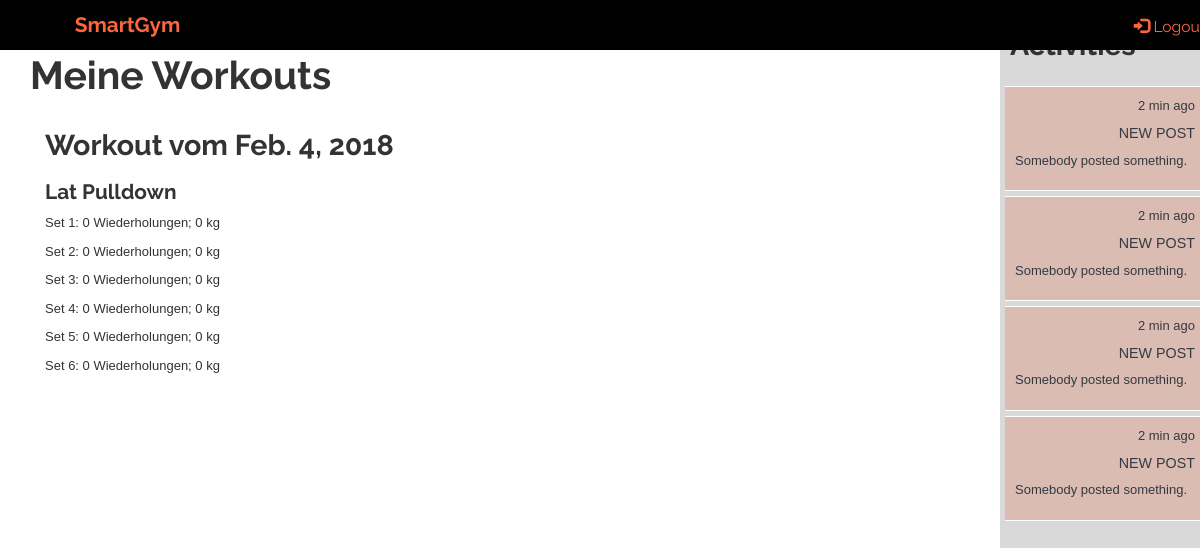
Before: /tracker/training_units/1 (signed in) with the older database file.
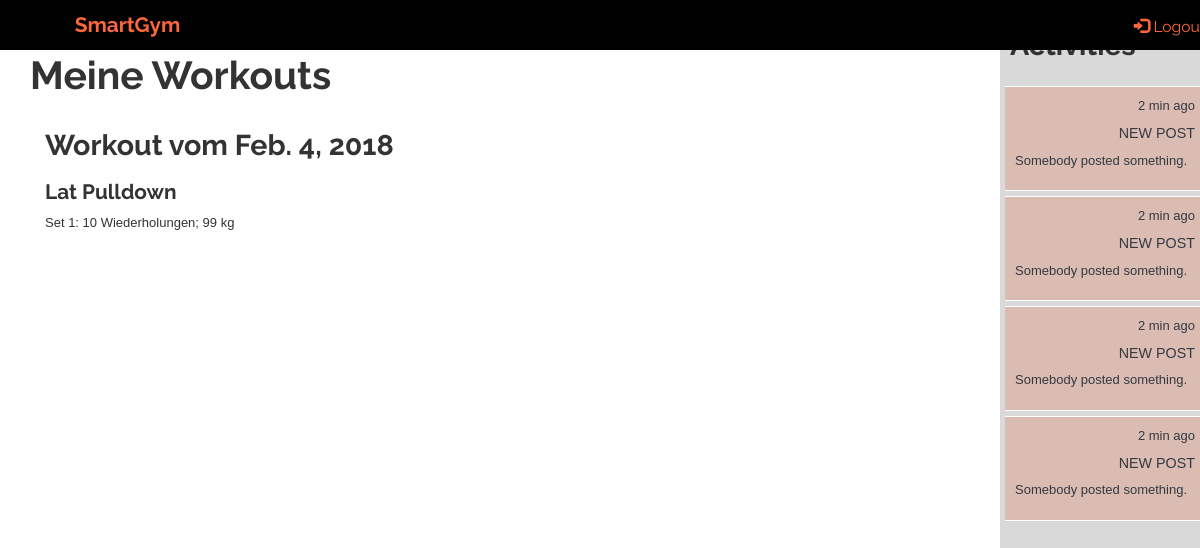
After: the same page with the newer database file.
### tracker/models.py (models this page shows, shortened)
class TrainUnit(models.Model, LoginRequiredMixin):
    login_url = '/login/'
    id = models.UUIDField(primary_key=True, default=uuid.uuid4)
    start_time_date = models.DateTimeField(null=False, blank=False)
    end_time_date = models.DateTimeField(null=False, blank=False)
    date = models.DateField(null=False, blank=False)
    user = models.ForeignKey(UserProfile, on_delete=models.CASCADE)
    exercise_units = models.ManyToManyField('ExerciseUnit', related_name='+', blank=True)

class ExerciseUnit(models.Model):
    id = models.UUIDField(primary_key=True, default=uuid.uuid4)
    time_date = models.DateTimeField(null=False, blank=False)
    train_unit = models.ForeignKey(TrainUnit, on_delete=models.CASCADE)
    exercise = models.ForeignKey(Exercise, on_delete=models.CASCADE)

class Exercise(models.Model):
    name = models.CharField(max_length=100, primary_key=True)
    description = models.CharField(max_length=1000, help_text="Insert short description here.")
    muscles = models.ManyToManyField('Muscle', help_text="Muscles trained by the exercise.")
    equipment_machine = models.ManyToManyField('Equipment', help_text="Necessary equipment for the exercise.", blank=True)
    def __str__(self):
        return self.name

class Set(models.Model):
    id = models.UUIDField(primary_key=True, default=uuid.uuid4)
    date_time = models.DateTimeField(default=timezone.now, null=False, blank=False)
    exercise_unit = models.ForeignKey(ExerciseUnit, on_delete=models.CASCADE)
    repetitions = models.IntegerField(blank=False)
    weight = models.IntegerField(blank=False)

### tracker/views.py (the view)
# urls.py: url(r'^training_units/(?P<pk>\d+)$', views.TrainingUnitsList.as_view(), name='training_units'),
class TrainingUnitsList(LoginRequiredMixin, generic.ListView):
    model = TrainUnit
    context_object_name = 'training_units'
    template_name = 'tracker/User/training_units.html'
    def get_context_data(self, **kwargs):
        context = super().get_context_data(**kwargs)
        context['base_template'] = 'tracker/User/user_tracker_base.html'
        return context
    def get_queryset(self):
        return TrainUnit.objects.filter(user=self.request.user.userprofile)

### tracker/templates/tracker/User/training_units.html (shortened to what this page needs)
{% extends base_template %}
{% block extra_head %}
{% load static %}
<link rel="stylesheet" href="{% static 'css/style.css' %}">
{% endblock %}
{% block site_content %}
<div class="container background-col">
    <div class="row full-height">
        <div class="col-xs-12 col-sm-12 col-md-12 col-lg-12 padding-0">
            <div class="row row-eq-height">
                <h1>Meine Workouts</h1>
            </div>
        </div>
        <div class="col-xs-12 col-sm-12 col-md-12 col-lg-12">
            {% for train_unit in training_units %}
                <div class="row">
                    <h2>Workout vom {{ train_unit.date }}</h2>
                    {% for exercise_unit in train_unit.exercise_units.all %}
                        <h3>{{ exercise_unit.exercise }}</h3>
                        {% for set in exercise_unit.set_set.all %}
                            <p>Set {{ forloop.counter }}: {{ set.repetitions }} Wiederholungen; {{ set.weight }} kg</p>
                        {% endfor %}
                    {% endfor %}
                </div>
            {% endfor %}
        </div>
    </div>
</div>
{% endblock %}

### tracker/templates/tracker/User/user_tracker_base.html (shortened to what this page needs)
{% extends "tracker/tracker_base.html" %}

### tracker/templates/tracker/tracker_base.html (shortened to what this page needs)
<!DOCTYPE html>
<html lang="en">
<head>
  <link rel="stylesheet" href="https://maxcdn.bootstrapcdn.com/bootstrap/3.3.7/css/bootstrap.min.css">
  {% load static %}
  <link rel="stylesheet" href="{% static 'tracker/css/tracker_style.css' %}">
  {% block extra_head %}
  {% endblock %}
</head>
<body>
    <div id="w">
        <div id="header-wrapper">
            <nav class="navbar navbar-fixed-top">
                <div class="container-fluid" id="header-container">
                    <div class="navbar-header">
                        <a class="navbar-brand" href="/tracker/">SmartGym</a>
                    </div>
                    {% if user.is_authenticated %}
                    <div class="nav navbar-nav navbar-right">
                        <a href="{% url 'logout'%}?next={{request.path}}"><span class="glyphicon glyphicon-log-in"></span> Logout</a>
                    </div>
                    {% endif %}
                </div>
            </nav>
        </div>
        <div id="toggle-wrapper" class="container-fluid">
        <div id="page-content-wrapper">
            <div class="container-fluid">
                <div class="row" id="page-row">
                    <div class="col-xs-12 col-sm-12 col-md-9 col-lg-10" id="content">
                            <a href="#menu-toggle" class="btn btn-secondary" id="menu-toggle">Toggle Menu</a>
                            {% block site_content %}
                            {% endblock %}
                    </div>
                    <div class="hidden-xs hidden-sm col-md-3 col-lg-2 full-height" id="activity-bar">
                        <div class="activity-header">
                            <h2>Activities</h2>
                        </div>
                        <div class="activities">
                            <div class="activity">
                                <div class="activity-log">
                                    <p>2 min ago</p>
                                </div>
                                <div class="activity-content">
                                    <h5>new post</h5>
                                    <p>Somebody posted something.</p>
                                </div>
                            </div>
                            <div class="activity">
                                <div class="activity-log">
                                    <p>2 min ago</p>
                                </div>
                                <div class="activity-content">
                                    <h5>new post</h5>
                                    <p>Somebody posted something.</p>
                                </div>
                            </div>
                            <div class="activity">
                                <div class="activity-log">
                                    <p>2 min ago</p>
                                </div>
                                <div class="activity-content">
                                    <h5>new post</h5>
                                    <p>Somebody posted something.</p>
                                </div>
                            </div>
                            <div class="activity">
                                <div class="activity-log">
                                    <p>2 min ago</p>
                                </div>
                                <div class="activity-content">
                                    <h5>new post</h5>
                                    <p>Somebody posted something.</p>
                                </div>
                            </div>
                        </div>
                    </div>
                </div>
            </div>
        </div>
    </div>
    </div>
    {% load static %}
</body>
</html>

### tracker/static/tracker/css/tracker_style.css (style rules this page uses)
html, body { height: 100%; min-height: 100%; width: 100%; min-width: 100%; margin: 0px; max-width: 100%; padding: 0px; font-family: TrajanPro-Regular, 'Lucida Grande', sans-serif; overflow-x: hidden; }
h2 { font-size: 2.0rem; }
body { padding-top: 50px; }
@media only screen and (min-width: 701px) and (max-width: 1280px) { html, body { font-size: 13px; } }
#toggle-wrapper { padding: 0; -webkit-transition: all 0.5s ease; -moz-transition: all 0.5s ease; -o-transition: all 0.5s ease; transition: all 0.5s ease; }
#page-content-wrapper { width: 100%; position: absolute; padding: 15px; }
.navbar { background: rgb(53, 57, 66); height: 50px; }
.navbar-header a { font-size: 1.6rem; font-weight: bold; color: rgb(252, 102, 61); width: 265px; text-align: center; }
.navbar-header { background-color: black; min-height: 100%; }
.navbar-right { color: rgb(252, 102, 61); font-size: 1.6rem; }
.navbar-right a { color: rgb(252, 102, 61); font-size: 1.2rem; }
@media (min-width:768px) { #toggle-wrapper { padding-left: 0; } }
@media (min-width:768px) { #page-content-wrapper { padding: 0px; position: relative; } }
#activity-bar { background-color: rgb(217, 217, 217); min-height: calc(100vh - 50px); right: 0; position: fixed; padding: 0px; max-height: 100%; }
.activity-header { padding: 10px; }
.activities { height: auto; overflow: scroll; -webkit-overflow-scrolling: touch; -ms-overflow-style: none; max-height: 100%; }
.activity { padding: 6px; margin: 0px; border-top: 1px solid white; border-bottom: 1px solid white; color: rgb(53, 57, 66); height: auto; width: 100%; }
.activity h5 { font-size: 1.1rem; text-transform: uppercase; }
.activity-log { font-size: 0.7rem; text-align: right; }
#page-row { min-height: 100vh; margin: 0px; padding: 0px; }
.container-fluid { margin: 0px; padding: 0px; }
.full-height { min-height: 100%; height: 100%; }

### home/static/home/css/style.css (style rules this page uses)
html, body { height: 100%; min-height: 100%; width: 100%; min-width: 100%; margin: 0px; max-width: 100%; padding: 0px; font-family: TrajanPro-Regular, 'Lucida Grande', sans-serif; }
a { text-decoration: underline; }
h1 { text-transform: capitalize; font-family: 'Raleway', sans-serif; font-weight: bold; margin-bottom: 1.0rem; font-size: 3.0rem; }
h2 { font-family: 'Raleway', sans-serif; font-weight: bold; font-size: 2.2rem; }
h3 { text-transform: capitalize; font-family: 'Raleway', sans-serif; font-weight: bold; font-size: 1.6rem; }
.container-fluid { width: 100%; min-height: 100%; padding: 0px; margin: 0px; }
.row { height: auto; width: 100%; margin: 0px; padding: 0px; }
.full-height { height: 100vh; }
.padding-0 { padding: 0px; }
.navbar { font-family: 'Raleway', sans-serif; background-color: black; margin: 0px; padding-left: 10px; padding-right: 10px; font-size: 1.1rem; border-radius: 0px; }
.navbar a { color: #FC663D !important; text-decoration: none; }
.navbar-brand { font-size: 1.3rem; }
.activity { width: 100%; background: rgba(220,160,140,0.5); text-align: left; padding: 10px; margin: 5px; }
.activity h5 { text-align: right; }
.activity p { font-size: 1.0rem; }

Changed rows visible on the page:
removed Set: repetitions "0", weight "0"
removed Set: repetitions "0", weight "0"
removed Set: repetitions "0", weight "0"
removed Set: repetitions "0", weight "0"
removed Set: repetitions "0", weight "0"
removed Set: repetitions "0", weight "0"
added Set: repetitions "10", weight "99"
